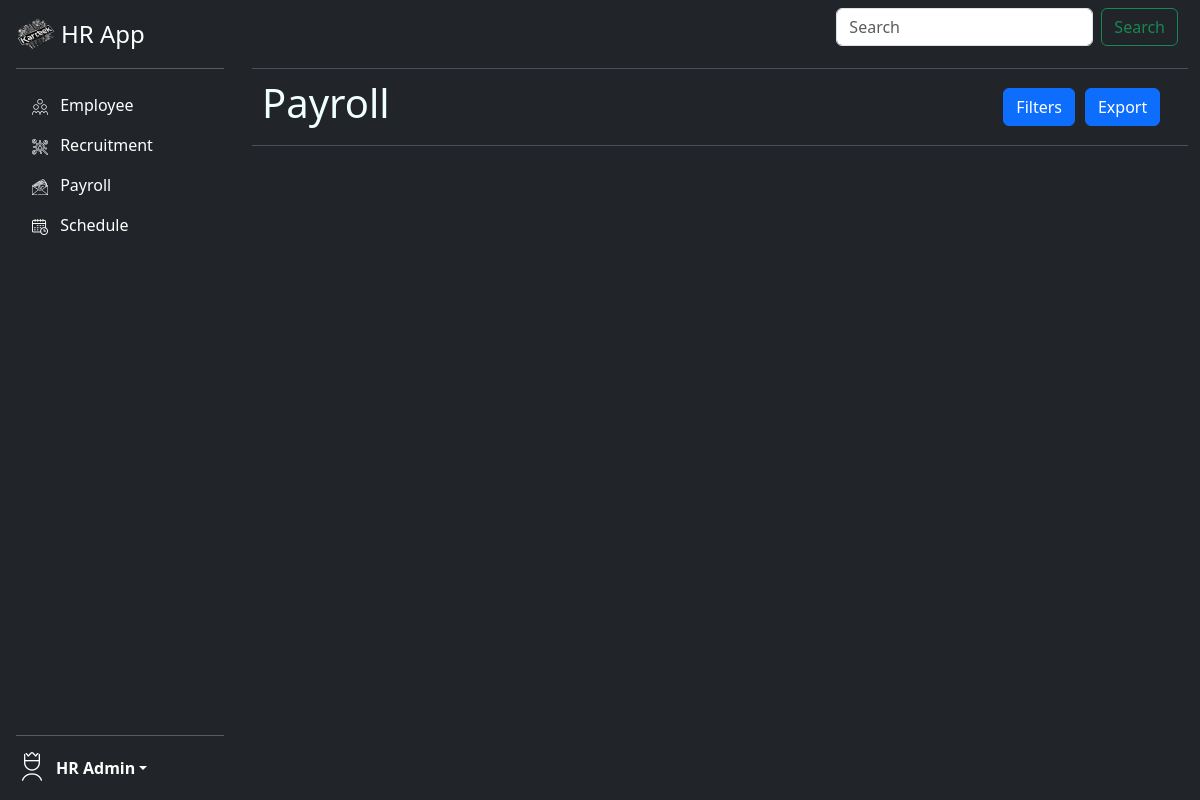
Page /hr_app/payrollview/ on the earlier database version.
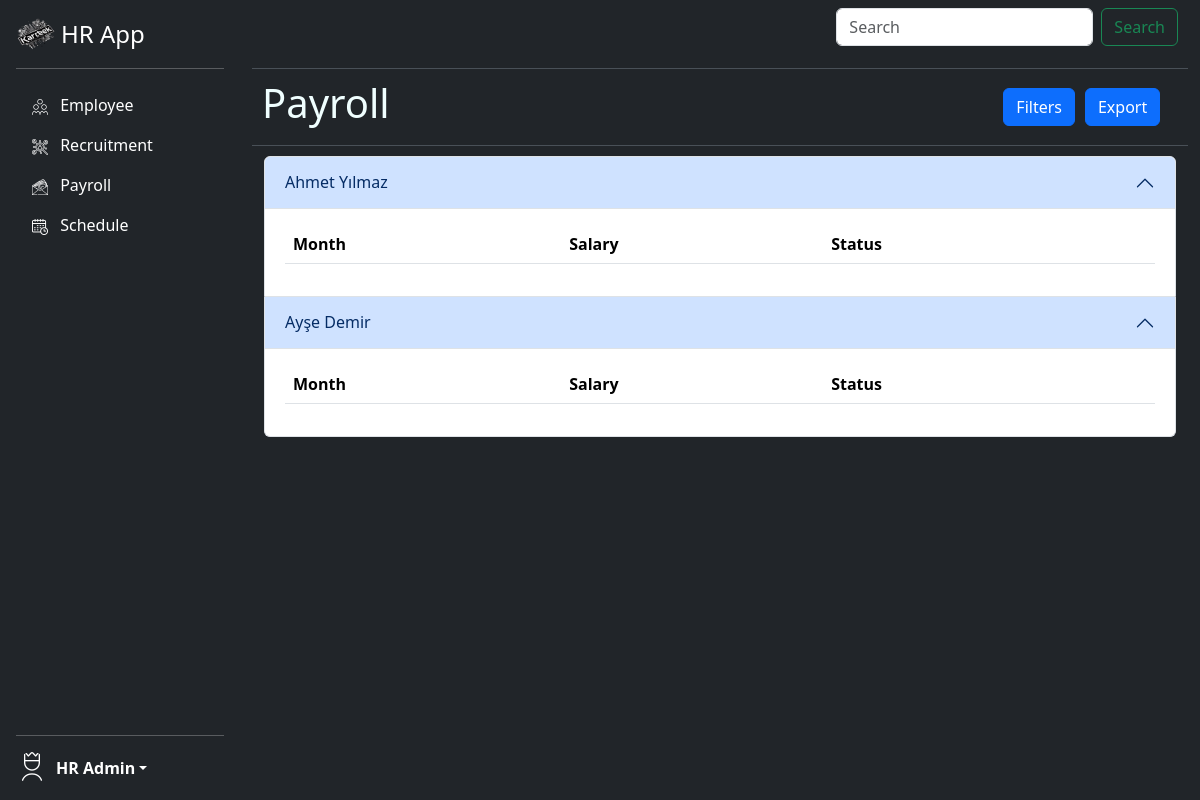
Same page on the later database version.
### hr_app/models.py (models this page shows, shortened)
class Employee(models.Model):
    name = models.CharField(max_length=100)
    email = models.EmailField(help_text="someone@kartek.com",unique=True)
    phone = models.CharField(max_length=15)
    address = models.TextField(null=True)
    position = models.CharField(max_length=50)
    contract_type = models.CharField(max_length=50)
    hire_date= models.DateField()
    salary = models.DecimalField(max_digits=10,decimal_places=2)
    department = models.CharField(max_length=100)
    education = models.CharField(max_length=100)
    birthdate = models.DateField()
    photo = models.ImageField(upload_to="employee_photos/")
    password = models.CharField(max_length=120)
    absence = models.DecimalField(max_digits=4,decimal_places=1,null=True)

### hr_app/views.py (the view)
# urls.py: path("payrollview/",views.payrollview,name="payrollview"),
def payrollview(request):
    employees = Employee.objects.all()
    salaries = Salary.objects.all()
    return render(request,"payroll.html",{"employees":employees, "salaries":salaries})

### hr_app/templates/payroll.html (shortened to what this page needs)
{% extends "base.html" %}
{% block content %}
<div class="container fixed-top " style="max-height: 80vh; overflow-y: auto; margin-left: 20%; margin-top: 4%;width:auto">
  <nav class=" nav nav-pills navbar-expand-lg bg-dark border-bottom border-body" data-bs-theme="dark" style="color: azure;
padding: 10px;">
  </nav>
  <nav class="navbar navbar-expand-lg bg-dark border-bottom border-body" data-bs-theme="dark" style="padding: 10px; color: azure;">
    <h1 style="margin-right: 67%;"> Payroll</h1>
    <button type="button" class="btn btn-primary" data-bs-toggle="modal" data-bs-target="#exampleModal"
      style="margin-right:10px;">
      Filters
    </button>
    <a class="btn btn-primary" href="" role="button">Export</a>
  </nav>
  <div class="container" style="margin-top: 10px; overflow-y: auto;">
    <div class="accordion bg-dark" id="accordionExample">
      {% for employee in employees %}
          <div class="accordion-item">
            <h2 class="accordion-header">
              <button class="accordion-button" type="button" data-bs-toggle="collapse" data-bs-target="#collapseOne"
                aria-expanded="true" aria-controls="collapseOne">
                {{employee.name}}
              </button>
            </h2>
            <div id="collapseOne" class="accordion-collapse collapse show" data-bs-parent="#accordionExample">
              <div class="accordion-body">
                <table class="table">
                  <thead>
                    <tr>
                      <th scope="col"> Month</th>
                      <th scope="col"> Salary</th>
                      <th scope="col"> Status</th>
                      <th scope="col"> </th>
                    </tr>
                  </thead>
                </table>
              </div>
            </div>
          </div>
      {% endfor %}
    </div>
  </div>
  {% endblock %}

Differences in the rows shown:
added Employee: name "Ahmet Yılmaz"
added Employee: name "Ayşe Demir"
